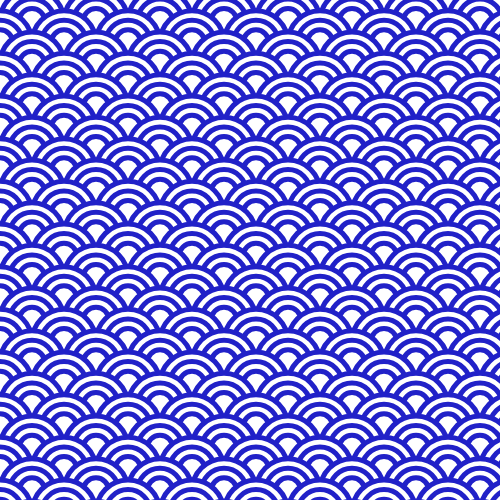
Frame 1 (no input)
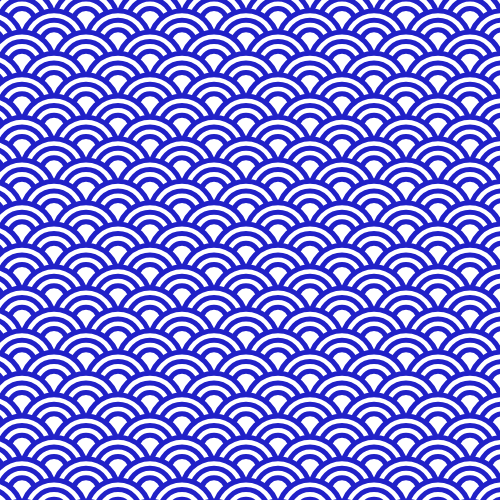
Frame 60 (no input)
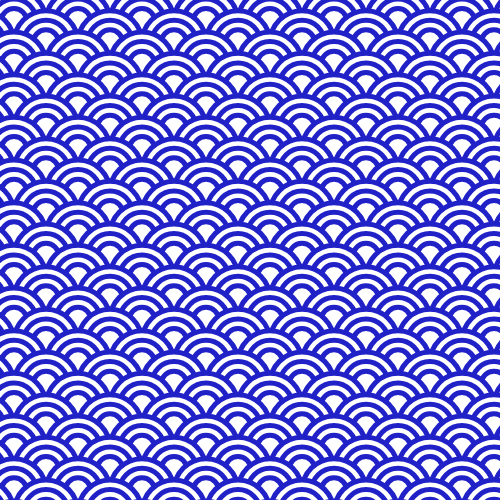
Frame 120 (the mouse pressed at the canvas centre since frame 60)

The p5.js sketch that drew these frames (run headless with seeded random() and noise() and a simulated clock; from frame 60 on, the mouse is pressed at the canvas centre):

// p5.js sketch
// ── sketch.js
//==========
// p5.js

w=500;s=64;d=2;x=0;
function setup(){createCanvas(w,w);}
function draw(){
stroke(33,33,200);
strokeWeight(5);
for(r=0;r<30;r++){
for(c=0;c<10;c++){
p=x+c*s;q=r*s/3;
if(r%2!=0)p+=s/2;
circle(p,q,s);
circle(p,q,s*0.7);
circle(p,q,s*0.4);}}
if(0<x)x=d-s;
x+=d;}

/*
w=500;
s=64;
d=2;
x=0;
function setup(){createCanvas(w,w);}
function draw(){
	stroke(33,33,200);
	strokeWeight(5);
	for(r=0;r<30;r++){
		for(c=0;c<10;c++){
			p=x+c*s;
			q=r*s/3;
			if(r%2!=0)p+=s/2;
			circle(p,q,s);
			circle(p,q,s*0.7);
			circle(p,q,s*0.4);
		}
	}
	if(0<x)x=d-s;
	x+=d;
}
*/

/*
const s = 64;
const d = 4;
let x = 0;

function setup(){
	createCanvas(windowWidth, windowHeight);
	//frameRate(32);
}

function draw(){
	background(150);
	stroke(33, 33, 200);
	strokeWeight(5);

	for(let r=0; r<30; r++){
		for(let c=0; c<10; c++){
			let p = x + c * s;
			let q = r*s/3;
			if(r%2!=0) p+=s/2;
			circle(p, q, s);
			circle(p, q, s*0.7);
			circle(p, q, s*0.4);
		}
	}

	if(0 < x) x = d-s;
	x += d;
}
*/
